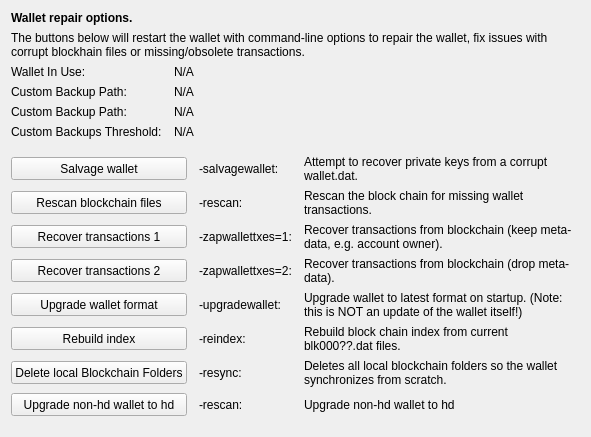
     <widget class="QWidget" name="tab_repair">
      <attribute name="title">
       <string>&amp;Wallet Repair</string>
      </attribute>
      <layout class="QGridLayout" name="gridLayout_4" columnstretch="0,0,0,0">
       <property name="horizontalSpacing">
        <number>12</number>
       </property>
       <item row="0" column="0" colspan="4">
        <widget class="QLabel" name="label_repair_header">
         <property name="font">
          <font>
           <weight>75</weight>
           <bold>true</bold>
          </font>
         </property>
         <property name="text">
          <string>Wallet repair options.</string>
         </property>
        </widget>
       </item>
       <item row="1" column="0" colspan="4">
        <widget class="QLabel" name="label_repair_helptext">
         <property name="font">
          <font>
           <weight>50</weight>
           <bold>false</bold>
          </font>
         </property>
         <property name="text">
          <string>The buttons below will restart the wallet with command-line options to repair the wallet, fix issues with corrupt blockhain files or missing/obsolete transactions.</string>
         </property>
         <property name="wordWrap">
          <bool>true</bool>
         </property>
        </widget>
       </item>
       <item row="2" column="0">
        <widget class="QLabel" name="wallet_path_label">
         <property name="text">
          <string>Wallet In Use:</string>
         </property>
        </widget>
       </item>
       <item row="2" column="1" colspan="3">
        <widget class="QLabel" name="wallet_path">
         <property name="cursor">
          <cursorShape>IBeamCursor</cursorShape>
         </property>
         <property name="text">
          <string>N/A</string>
         </property>
         <property name="textFormat">
          <enum>Qt::PlainText</enum>
         </property>
         <property name="textInteractionFlags">
          <set>Qt::LinksAccessibleByMouse|Qt::TextSelectableByKeyboard|Qt::TextSelectableByMouse</set>
         </property>
        </widget>
       </item>
       <item row="3" column="0">
        <widget class="QLabel" name="wallet_custombackuppath_label">
         <property name="visible">
          <bool>false</bool>
         </property>
         <property name="text">
          <string>Custom Backup Path:</string>
         </property>
        </widget>
       </item>
       <item row="3" column="1" colspan="3">
        <widget class="QLabel" name="wallet_custombackuppath">
         <property name="cursor">
          <cursorShape>IBeamCursor</cursorShape>
         </property>
         <property name="visible">
          <bool>false</bool>
         </property>
         <property name="text">
          <string>N/A</string>
         </property>
         <property name="textFormat">
          <enum>Qt::PlainText</enum>
         </property>
         <property name="textInteractionFlags">
          <set>Qt::LinksAccessibleByMouse|Qt::TextSelectableByKeyboard|Qt::TextSelectableByMouse</set>
         </property>
        </widget>
       </item>
       <item row="4" column="0">
        <widget class="QLabel" name="wallet_customzmxtbackuppath_label">
         <property name="visible">
          <bool>false</bool>
         </property>
         <property name="text">
          <string>Custom Backup Path:</string>
         </property>
        </widget>
       </item>
       <item row="4" column="1" colspan="3">
        <widget class="QLabel" name="wallet_customzmxtbackuppath">
         <property name="cursor">
          <cursorShape>IBeamCursor</cursorShape>
         </property>
         <property name="visible">
          <bool>false</bool>
         </property>
         <property name="text">
          <string>N/A</string>
         </property>
         <property name="textFormat">
          <enum>Qt::PlainText</enum>
         </property>
         <property name="textInteractionFlags">
          <set>Qt::LinksAccessibleByMouse|Qt::TextSelectableByKeyboard|Qt::TextSelectableByMouse</set>
         </property>
        </widget>
       </item>
       <item row="5" column="0">
        <widget class="QLabel" name="wallet_custombackupthreshold_label">
         <property name="visible">
          <bool>false</bool>
         </property>
         <property name="text">
          <string>Custom Backups Threshold:</string>
         </property>
        </widget>
       </item>
       <item row="5" column="1" colspan="3">
        <widget class="QLabel" name="wallet_custombackupthreshold">
         <property name="cursor">
          <cursorShape>IBeamCursor</cursorShape>
         </property>
         <property name="visible">
          <bool>false</bool>
         </property>
         <property name="text">
          <string>N/A</string>
         </property>
         <property name="textFormat">
          <enum>Qt::PlainText</enum>
         </property>
         <property name="textInteractionFlags">
          <set>Qt::LinksAccessibleByMouse|Qt::TextSelectableByKeyboard|Qt::TextSelectableByMouse</set>
         </property>
        </widget>
       </item>
       <item row="6" column="0">
        <spacer name="verticalSpacer_repair1">
         <property name="orientation">
          <enum>Qt::Vertical</enum>
         </property>
         <property name="sizeHint" stdset="0">
          <size>
           <width>10</width>
           <height>10</height>
          </size>
         </property>
        </spacer>
       </item>
       <item row="7" column="0" colspan="2">
        <widget class="QPushButton" name="btn_salvagewallet">
         <property name="minimumSize">
          <size>
           <width>100</width>
           <height>23</height>
          </size>
         </property>
         <property name="text">
          <string>Salvage wallet</string>
         </property>
        </widget>
       </item>
       <item row="7" column="2">
        <widget class="QLabel" name="label_repair_salvage_command">
         <property name="text">
          <string notr="true">-salvagewallet:</string>
         </property>
        </widget>
       </item>
       <item row="7" column="3">
        <widget class="QLabel" name="label_repair_salvage">
         <property name="text">
          <string>Attempt to recover private keys from a corrupt wallet.dat.</string>
         </property>
         <property name="wordWrap">
          <bool>true</bool>
         </property>
        </widget>
       </item>
       <item row="8" column="0" colspan="2">
        <widget class="QPushButton" name="btn_rescan">
         <property name="minimumSize">
          <size>
           <width>100</width>
           <height>23</height>
          </size>
         </property>
         <property name="text">
          <string>Rescan blockchain files</string>
         </property>
        </widget>
       </item>
       <item row="8" column="2">
        <widget class="QLabel" name="label_repair_rescan_command">
         <property name="text">
          <string notr="true">-rescan:</string>
         </property>
        </widget>
       </item>
       <item row="8" column="3">
        <widget class="QLabel" name="label_repair_rescan">
         <property name="text">
          <string>Rescan the block chain for missing wallet transactions.</string>
         </property>
         <property name="wordWrap">
          <bool>true</bool>
         </property>
        </widget>
       </item>
       <item row="9" column="0" colspan="2">
        <widget class="QPushButton" name="btn_zapwallettxes1">
         <property name="minimumSize">
          <size>
           <width>100</width>
           <height>23</height>
          </size>
         </property>
         <property name="text">
          <string>Recover transactions 1</string>
         </property>
        </widget>
       </item>
       <item row="9" column="2">
        <widget class="QLabel" name="label_repair_zap1_command">
         <property name="text">
          <string notr="true">-zapwallettxes=1:</string>
         </property>
        </widget>
       </item>
       <item row="9" column="3">
        <widget class="QLabel" name="label_repair_zap1">
         <property name="text">
          <string>Recover transactions from blockchain (keep meta-data, e.g. account owner).</string>
         </property>
         <property name="wordWrap">
          <bool>true</bool>
         </property>
        </widget>
       </item>
       <item row="10" column="0" colspan="2">
        <widget class="QPushButton" name="btn_zapwallettxes2">
         <property name="minimumSize">
          <size>
           <width>100</width>
           <height>23</height>
          </size>
         </property>
         <property name="text">
          <string>Recover transactions 2</string>
         </property>
        </widget>
       </item>
       <item row="10" column="2">
        <widget class="QLabel" name="label_repair_zap2_command">
         <property name="text">
          <string notr="true">-zapwallettxes=2:</string>
         </property>
        </widget>
       </item>
       <item row="10" column="3">
        <widget class="QLabel" name="label_repair_zap2">
         <property name="text">
          <string>Recover transactions from blockchain (drop meta-data).</string>
         </property>
         <property name="wordWrap">
          <bool>true</bool>
         </property>
        </widget>
       </item>
       <item row="11" column="0" colspan="2">
        <widget class="QPushButton" name="btn_upgradewallet">
         <property name="minimumSize">
          <size>
           <width>100</width>
           <height>23</height>
          </size>
         </property>
         <property name="text">
          <string>Upgrade wallet format</string>
         </property>
        </widget>
       </item>
       <item row="11" column="2">
        <widget class="QLabel" name="label_repair_upgrade_command">
         <property name="text">
          <string notr="true">-upgradewallet:</string>
         </property>
        </widget>
       </item>
       <item row="11" column="3">
        <widget class="QLabel" name="label_repair_upgrade">
         <property name="text">
          <string>Upgrade wallet to latest format on startup. (Note: this is NOT an update of the wallet itself!)</string>
         </property>
         <property name="wordWrap">
          <bool>true</bool>
         </property>
        </widget>
       </item>
       <item row="12" column="0" colspan="2">
        <widget class="QPushButton" name="btn_reindex">
         <property name="minimumSize">
          <size>
           <width>100</width>
           <height>23</height>
          </size>
         </property>
         <property name="text">
          <string>Rebuild index</string>
         </property>
        </widget>
       </item>
       <item row="12" column="2">
        <widget class="QLabel" name="label_repair_reindex_command">
         <property name="text">
          <string notr="true">-reindex:</string>
         </property>
        </widget>
       </item>
       <item row="12" column="3">
        <widget class="QLabel" name="label_repair_reindex">
         <property name="text">
          <string>Rebuild block chain index from current blk000??.dat files.</string>
         </property>
         <property name="wordWrap">
          <bool>true</bool>
         </property>
        </widget>
       </item>
       <item row="13" column="0" colspan="2">
        <widget class="QPushButton" name="btn_resync">
         <property name="minimumSize">
          <size>
           <width>100</width>
           <height>23</height>
          </size>
         </property>
         <property name="text">
          <string>Delete local Blockchain Folders</string>
         </property>
        </widget>
       </item>
       <item row="13" column="2">
        <widget class="QLabel" name="label_repair_resync_command">
         <property name="text">
          <string>-resync:</string>
         </property>
        </widget>
       </item>
       <item row="13" column="3">
        <widget class="QLabel" name="label_repair_resync">
         <property name="text">
          <string>Deletes all local blockchain folders so the wallet synchronizes from scratch.</string>
         </property>
         <property name="wordWrap">
          <bool>true</bool>
         </property>
        </widget>
       </item>
       <item row="14" column="0" colspan="2">
        <widget class="QPushButton" name="btn_convert_to_hd_Wallet">
         <property name="minimumSize">
          <size>
           <width>100</width>
           <height>23</height>
          </size>
         </property>
         <property name="text">
          <string>Upgrade non-hd wallet to hd</string>
         </property>
        </widget>
       </item>
       <item row="14" column="2">
        <widget class="QLabel" name="label_convert_to_hd_Wallet_command">
         <property name="text">
          <string>-rescan:</string>
         </property>
        </widget>
       </item>
       <item row="14" column="3">
        <widget class="QLabel" name="label_convert_to_hd_Wallet">
         <property name="text">
          <string>Upgrade non-hd wallet to hd</string>
         </property>
         <property name="wordWrap">
          <bool>true</bool>
         </property>
        </widget>
       </item>
       <item row="15" column="0">
        <spacer name="verticalSpacer_repair2">
         <property name="orientation">
          <enum>Qt::Vertical</enum>
         </property>
         <property name="sizeHint" stdset="0">
          <size>
           <width>20</width>
           <height>10</height>
          </size>
         </property>
        </spacer>
       </item>
      </layout>
     </widget>
